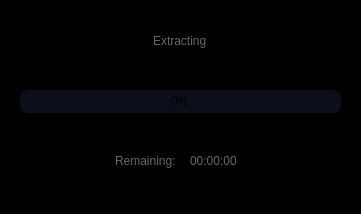
<?xml version="1.0" encoding="UTF-8"?>
<ui version="4.0">
 <class>Extracting</class>
 <widget class="QDialog" name="Extracting">
  <property name="geometry">
   <rect>
    <x>0</x>
    <y>0</y>
    <width>361</width>
    <height>214</height>
   </rect>
  </property>
  <property name="minimumSize">
   <size>
    <width>361</width>
    <height>214</height>
   </size>
  </property>
  <property name="maximumSize">
   <size>
    <width>361</width>
    <height>214</height>
   </size>
  </property>
  <property name="windowTitle">
   <string>Exracting</string>
  </property>
  <property name="windowIcon">
   <iconset resource="files.qrc">
    <normaloff>:/20x20/icons/20x20/cil-media-play.png</normaloff>:/20x20/icons/20x20/cil-media-play.png</iconset>
  </property>
  <property name="locale">
   <locale language="English" country="UnitedStates"/>
  </property>
  <widget class="QFrame" name="frame_main">
   <property name="geometry">
    <rect>
     <x>0</x>
     <y>0</y>
     <width>361</width>
     <height>214</height>
    </rect>
   </property>
   <property name="minimumSize">
    <size>
     <width>361</width>
     <height>214</height>
    </size>
   </property>
   <property name="maximumSize">
    <size>
     <width>361</width>
     <height>214</height>
    </size>
   </property>
   <property name="styleSheet">
    <string notr="true">QFrame{
	background-color: rgb(0, 0, 0);
}

/* LINE EDIT */
QLineEdit {
	color: rgb(98, 103, 111);	
	background-color: rgb(27, 29, 35);
	border-radius: 5px;
	border: 2px solid rgb(27, 29, 35);
	padding-left: 10px;
}
QLineEdit:hover {
	border: 2px solid rgb(64, 71, 88);
}
QLineEdit:focus {
	border: 2px solid rgb(91, 101, 124);
}


/* SCROLL BARS */
QScrollBar:horizontal {
    border: none;
    background: rgb(52, 59, 72);
    height: 14px;
    margin: 0px 21px 0 21px;
	border-radius: 0px;
}
QScrollBar::handle:horizontal {
    background: rgb(85, 170, 255);
    min-width: 25px;
	border-radius: 7px
}
QScrollBar::add-line:horizontal {
    border: none;
    background: rgb(55, 63, 77);
    width: 20px;
	border-top-right-radius: 7px;
    border-bottom-right-radius: 7px;
    subcontrol-position: right;
    subcontrol-origin: margin;
}
QScrollBar::sub-line:horizontal {
    border: none;
    background: rgb(55, 63, 77);
    width: 20px;
	border-top-left-radius: 7px;
    border-bottom-left-radius: 7px;
    subcontrol-position: left;
    subcontrol-origin: margin;
}
QScrollBar::up-arrow:horizontal, QScrollBar::down-arrow:horizontal
{
     background: none;
}
QScrollBar::add-page:horizontal, QScrollBar::sub-page:horizontal
{
     background: none;
}
 QScrollBar:vertical {
	border: none;
    background: rgb(52, 59, 72);
    width: 14px;
    margin: 21px 0 21px 0;
	border-radius: 0px;
 }
 QScrollBar::handle:vertical {	
	background: rgb(85, 170, 255);
    min-height: 25px;
	border-radius: 7px
 }
 QScrollBar::add-line:vertical {
     border: none;
    background: rgb(55, 63, 77);
     height: 20px;
	border-bottom-left-radius: 7px;
    border-bottom-right-radius: 7px;
     subcontrol-position: bottom;
     subcontrol-origin: margin;
 }
 QScrollBar::sub-line:vertical {
	border: none;
    background: rgb(55, 63, 77);
     height: 20px;
	border-top-left-radius: 7px;
    border-top-right-radius: 7px;
     subcontrol-position: top;
     subcontrol-origin: margin;
 }
 QScrollBar::up-arrow:vertical, QScrollBar::down-arrow:vertical {
     background: none;
 }

 QScrollBar::add-page:vertical, QScrollBar::sub-page:vertical {
     background: none;
 }


/* COMBOBOX */
QComboBox{
	color: rgb(210, 210, 210);
	background-color: rgb(27, 29, 35);
	border-radius: 5px;
	border: 2px solid rgb(27, 29, 35);
	padding: 5px;
	padding-left: 10px;
}
QComboBox:disabled{
	color: rgb(98, 103, 111);
	background-color: rgb(27, 29, 35);
	border-radius: 5px;
	border: 2px solid rgb(27, 29, 35);
	padding: 5px;
	padding-left: 10px;
}
QComboBox:hover{
	border: 2px solid rgb(64, 71, 88);
}
QComboBox::drop-down {
	subcontrol-origin: padding;
	subcontrol-position: top right;
	width: 25px; 
	border-left-width: 3px;
	border-left-color: rgba(39, 44, 54, 150);
	border-left-style: solid;
	border-top-right-radius: 3px;
	border-bottom-right-radius: 3px;	
	background-image: url(:/16x16/icons/16x16/cil-arrow-bottom.png);
	background-position: center;
	background-repeat: no-reperat;
 }
QComboBox QAbstractItemView {
	color: rgb(85, 170, 255);	
	background-color: rgb(27, 29, 35);
	padding: 10px;
	selection-background-color: rgb(39, 44, 54);
}

/* SLIDERS */
QSlider::groove:horizontal {
    border-radius: 9px;
    height: 18px;
	margin: 0px;
	background-color: rgb(52, 59, 72);
}
QSlider::groove:horizontal:hover {
	background-color: rgb(55, 62, 76);
}
QSlider::handle:horizontal {
    background-color: rgb(85, 170, 255);
    border: none;
    height: 18px;
    width: 18px;
    margin: 0px;
	border-radius: 9px;
}
QSlider::handle:horizontal:hover {
    background-color: rgb(105, 180, 255);
}
QSlider::handle:horizontal:pressed {
    background-color: rgb(65, 130, 195);
}

QSlider::groove:vertical {
    border-radius: 9px;
    width: 18px;
    margin: 0px;
	background-color: rgb(52, 59, 72);
}
QSlider::groove:vertical:hover {
	background-color: rgb(55, 62, 76);
}
QSlider::handle:vertical {
    background-color: rgb(85, 170, 255);
	border: none;
    height: 18px;
    width: 18px;
    margin: 0px;
	border-radius: 9px;
}
QSlider::handle:vertical:hover {
    background-color: rgb(105, 180, 255);
}
QSlider::handle:vertical:pressed {
    background-color: rgb(65, 130, 195);
}</string>
   </property>
   <property name="frameShape">
    <enum>QFrame::NoFrame</enum>
   </property>
   <property name="frameShadow">
    <enum>QFrame::Raised</enum>
   </property>
   <widget class="QProgressBar" name="progressBar">
    <property name="geometry">
     <rect>
      <x>20</x>
      <y>90</y>
      <width>321</width>
      <height>23</height>
     </rect>
    </property>
    <property name="styleSheet">
     <string notr="true">QProgressBar {
text-align: center;
border-top-left-radius: 8px;
border-top-right-radius: 8px;
border-bottom-left-radius: 8px;
border-bottom-right-radius: 8px;
background: rgba(10, 15, 25, 250);
width: 15px;
}
QProgressBar::chunk {
background: rgba(20, 60, 150, 220);
border-top-left-radius: 8px;
border-top-right-radius: 8px;
border-bottom-left-radius: 8px;
border-bottom-right-radius: 8px;
}</string>
    </property>
    <property name="maximum">
     <number>100</number>
    </property>
    <property name="value">
     <number>0</number>
    </property>
   </widget>
   <widget class="QLabel" name="label_credits_18">
    <property name="geometry">
     <rect>
      <x>115</x>
      <y>150</y>
      <width>71</width>
      <height>21</height>
     </rect>
    </property>
    <property name="styleSheet">
     <string notr="true">color: rgb(98, 103, 111);</string>
    </property>
    <property name="text">
     <string>Remaining:</string>
    </property>
   </widget>
   <widget class="QLabel" name="label_credits_17">
    <property name="geometry">
     <rect>
      <x>153</x>
      <y>30</y>
      <width>71</width>
      <height>21</height>
     </rect>
    </property>
    <property name="styleSheet">
     <string notr="true">color: rgb(98, 103, 111);</string>
    </property>
    <property name="text">
     <string>Extracting</string>
    </property>
   </widget>
   <widget class="QLabel" name="label_remaining">
    <property name="geometry">
     <rect>
      <x>190</x>
      <y>150</y>
      <width>61</width>
      <height>21</height>
     </rect>
    </property>
    <property name="styleSheet">
     <string notr="true">color: rgb(98, 103, 111);</string>
    </property>
    <property name="text">
     <string>00:00:00</string>
    </property>
   </widget>
  </widget>
 </widget>
 <resources>
  <include location="files.qrc"/>
 </resources>
 <connections/>
</ui>
